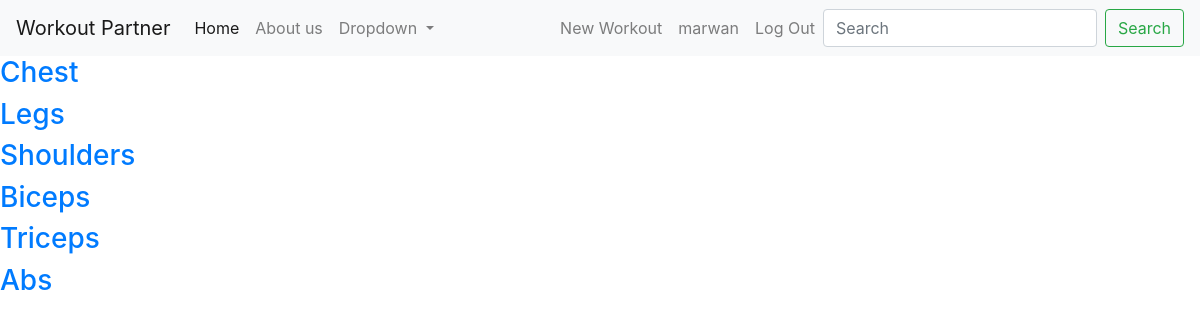
/tracker/muscles/ (signed in), run on the app's committed database.
### tracker/models.py (models this page shows, shortened)
class Lifter(AbstractBaseUser):
    email = models.EmailField(verbose_name="email", max_length=60, unique=True)
    username = models.CharField(max_length=30, unique=True)
    first_name = models.CharField(max_length=25)
    last_name = models.CharField(max_length=25)
    date_joined = models.DateTimeField(verbose_name='date joined', auto_now_add=True)
    last_login = models.DateTimeField(verbose_name='last login', auto_now=True)
    is_admin = models.BooleanField(default=False)
    is_active = models.BooleanField(default=True)
    is_staff = models.BooleanField(default=False)
    is_superuser = models.BooleanField(default=False)
    GENDER_CHOICES = (
                ('M', 'Male'),
                ('F', 'Female')
            )
    gender = models.CharField(max_length=1, choices=GENDER_CHOICES, null=True, blank=True)
    DOB = models.DateField(null=True, blank=True)
    USERNAME_FIELD = 'username'
    REQUIRED_FIELDS = ['email', 'first_name', 'last_name',]
    objects = LifterAccountManager()

class MuscleGroup(models.Model):
    Name = models.CharField(max_length=100)

### tracker/views.py (the view)
# urls.py: path('muscles/', views.MuscleListView.as_view(), name='muscles_list'),
class MuscleListView(ListView):
    model = MuscleGroup
    template_name = 'muscle/muscles_list.html'
    def get_queryset(self):
        return MuscleGroup.objects.all()

### tracker/templates/tracker/muscle/muscles_list.html
{% extends 'base.html' %}
{% block content %}
{% for muscle in musclegroup_list %}
<div>
    <div class="">
    <h3>
        <a href="#"> {{ muscle.Name }} </a>
    </h3>
    </div>
</div>
{% endfor %}
{% endblock %}

### tracker/templates/base.html (shortened to what this page needs)
<!DOCTYPE html>
{% load static %}
<html lang="en">
<head>
    <link rel="stylesheet" href="https://stackpath.bootstrapcdn.com/bootstrap/4.5.0/css/bootstrap.min.css">
    <link rel="stylesheet" href="{% static 'tracker/tracker.css' %}">
</head>
<body>
<nav class="navbar navbar-expand-lg navbar-light bg-light">
  <a class="navbar-brand" href="{% url 'home' %}">Workout Partner</a>
  <div class="collapse navbar-collapse" id="navbarSupportedContent">
    <ul class="navbar-nav mr-auto">
      <li class="nav-item active">
        <a class="nav-link" href="{% url 'home' %}">Home <span class="sr-only">(current)</span></a>
      </li>
      <li class="nav-item">
        <a class="nav-link" href="{% url 'about' %}">About us</a>
      </li>
      <li class="nav-item dropdown">
        <a class="nav-link dropdown-toggle" href="#" id="navbarDropdown" role="button" data-toggle="dropdown" aria-haspopup="true" aria-expanded="false">
          Dropdown
        </a>
      </li>
    </ul>
     <ul class="navbar-nav ml-auto">
         {% if user.is_authenticated %}
            <li class="nav-item">
              <a class="nav-link" href="{% url 'new_workout'%}">New Workout</a>
            </li>
                 <li class="nav-item">
              <a class="nav-link" >{{user.username}}</a>
            </li>
          <li class="nav-item">
            <a class="nav-link" href="{% url 'logout'%}">Log Out</a>
          </li>
         {% endif %}
  </ul>
    <form class="form-inline my-2 my-lg-0" action="{% url 'workout_search' %}" method="post">
      <input name="workout_name" class="form-control mr-sm-2" type="search" placeholder="Search" aria-label="Search">
      <button class="btn btn-outline-success my-2 my-sm-0" type="submit">Search</button>
    </form>
  </div>
</nav>
 {% block content %} {% endblock %}
</body>
</html>

### data on the page
Lifter: username "marwan"
MuscleGroup: Name "Chest"
MuscleGroup: Name "Legs"
MuscleGroup: Name "Shoulders"
MuscleGroup: Name "Biceps"
MuscleGroup: Name "Triceps"
MuscleGroup: Name "Abs"
